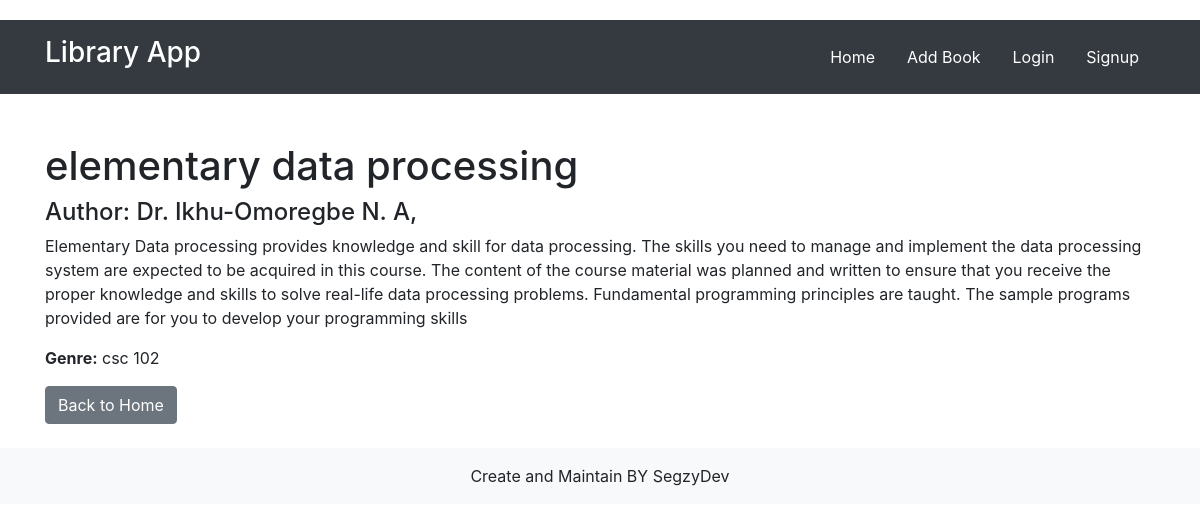
Screenshot of /book/1 with the database file from the repository.
### app/models.py (models this page shows, shortened)
class Book(db.Model):
    id = db.Column(db.Integer, primary_key=True)
    title = db.Column(db.String(100), nullable=False)
    author = db.Column(db.String(100), nullable=False)
    description = db.Column(db.Text, nullable=True)
    genre = db.Column(db.String(50), nullable=True)

### app/routes.py (the view)
@app.route('/book/<int:book_id>')
def book_detail(book_id):
    book = Book.query.get_or_404(book_id)
    return render_template('book_detail.html', book=book)

### app/templates/book_detail.html
{% extends 'layout.html' %}
{% block content %}
    <h1 class="mt-5">{{ book.title }}</h1>
    <h4>Author: {{ book.author }}</h4>
    <p>{{ book.description }}</p>
    <p><strong>Genre:</strong> {{ book.genre }}</p>
    <a href="{{ url_for('index') }}" class="btn btn-secondary">Back to Home</a>
{% endblock %}

### app/static/css/styles.css (style rules this page uses)
body { padding-top: 20px; }

### rows the page displays
Book: title "elementary data processing", author "Dr. Ikhu-Omoregbe N. A,", description "Elementary Data processing provides knowledge and skill for data processing. The skills you need to manage and implement the data processing system are expected to be acquired in this course. The content of the course material was planned and written to ensure that you receive the proper knowledge and skills to solve real-life data processing problems. Fundamental programming principles are taught. The sample programs provided are for you to develop your programming skills", genre "csc 102"
